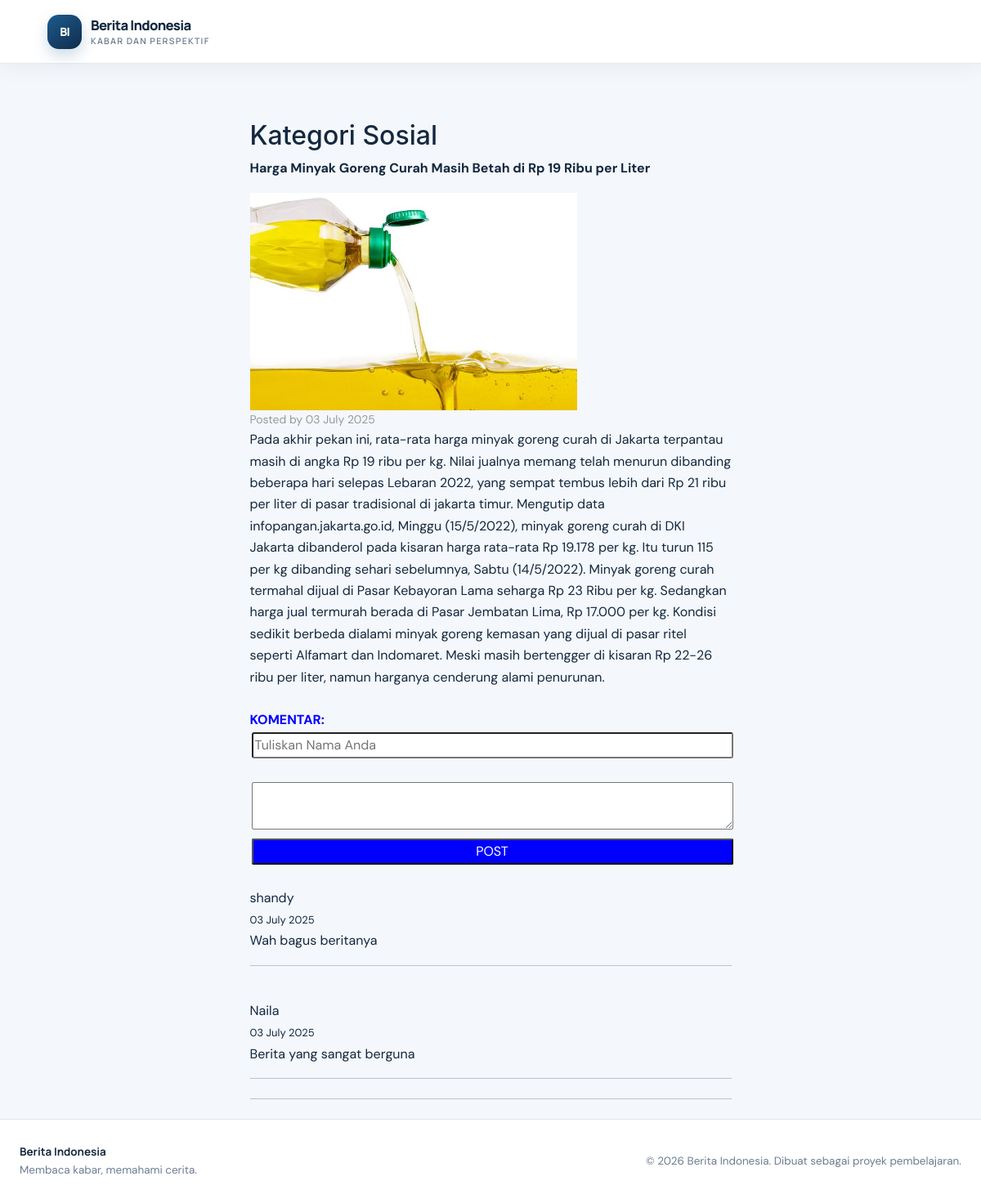
The page /komentar.php?id_berita=6 on the database its author committed.
### tables this page shows
CREATE TABLE `berita` (
  `id_berita` int(10) NOT NULL,
  `kode_kategori` varchar(255) NOT NULL,
  `judul_berita` varchar(255) NOT NULL,
  `isi_berita` text NOT NULL,
  `tanggal_berita` varchar(255) NOT NULL,
  `gambar_berita` varchar(255) NOT NULL
);

CREATE TABLE `kategori` (
  `id_kategori` int(10) NOT NULL,
  `nama_kategori` varchar(255) NOT NULL,
  `tanggal_kategori` varchar(255) NOT NULL
);

CREATE TABLE `komentar` (
  `id_k` int(10) NOT NULL,
  `isi_k` text NOT NULL,
  `tanggal_k` varchar(255) NOT NULL,
  `kode_berita` varchar(255) NOT NULL,
  `nama_k` varchar(255) NOT NULL
);

### komentar.php (the view, shortened to what this page needs)
<!DOCTYPE html>
<?php
    include "controllers/connect.php";
?>
<html lang="en">
    <head>
        <?php
            include "link.php";
        ?>
    </head>
    <body>
        <?php
        include "header.php";
        ?>
        <div class="container px-4 px-lg-5">
            <div class="row gx-4 gx-lg-5 justify-content-center">
                <div class="col-md-10 col-lg-8 col-xl-7">
                    <?php
                    $konten=mysqli_query($db,"select*from berita where id_berita='$_GET[id_berita]'");
                    while($k=mysqli_fetch_array($konten)){
                    ?>
                    <div class="post-preview">
                            <br />
                            <br />
                            <h2>
                                Kategori
                                <?php
                                    $kategori=mysqli_query($db,"select*from kategori where id_kategori='$k[kode_kategori]'");
                                    $kat=mysqli_fetch_array($kategori);
                                    echo $kat['nama_kategori'];
                                ?>
                            </h2>
                            <p class="post-title"><b><?= $k['judul_berita'];?></b></p>
                            <img width="400px" src="images/<?= $k['gambar_berita'];?>">
                            <div style="font-size:14px; color:#999;">
                            Posted by
                            <?= $k['tanggal_berita'];?>
                            </div>
                            <?= $k['isi_berita'];?>
                    </div>
                    <?php
                    }
                    ?>
                    <br />
                    <font color="#00F">
                    <b>KOMENTAR:</b><br />
                    </font>
                    <form action="detail_berita.php?id_berita=<?= $_GET['id_berita'];?>" method="POST">
                        <input type="text" placeholder="Tuliskan Nama Anda" name="nama_k" style="margin:1px 2px 1px 2px; border-radius:3px; width:100%;" /><br />
                        <input type="hidden" placeholder="Tuliskan Nama Anda" name="kode_berita" value="<?= $_GET['id_berita'];?>" style="margin:1px 2px 1px 2px; border-radius:3px; width:100%;" /><br />
                        <textarea name="isi_k" style="margin:1px 2px 1px 2px; border-radius:2px; width:100%;"></textarea>
                        <input type="submit" value="POST" name="tbh" style="margin:1px 2px 1px 2px; background-color:#00F; color:#FFF; border-radius:2px; width:100%;" />
                    </form>
                    <?php
                        $komentar=mysqli_query($db,"select*from komentar where kode_berita='$_GET[id_berita]'");
                        while($kom=mysqli_fetch_array($komentar)){
                    ?>
                    <br />
                    <?= $kom['nama_k'];?><br />
                    <font size="2px"><?= $kom['tanggal_k'];?></font><br />
                    <?= $kom['isi_k'];?>
                    <hr />
                    <?php
                    }
                    ?>
                    <hr class="my-4" />
                    </div>
            </div>
        </div>
        <?php
            include "footer.php";
        ?>
    </body>
</html>

### css/news-modern.css (style rules this page uses)
:root { --news-ink: #14283f; --news-ink-soft: #314761; --news-muted: #6b7c90; --news-navy: #102c4b; --news-blue: #1d5b8f; --news-blue-light: #e9f3fb; --news-gold: #f1b84b; --news-paper: #f4f7fb; --news-white: #ffffff; --news-line: #e1e8f0; --news-shadow: 0 18px 45px rgba(15, 43, 73, 0.09); --news-radius: 22px; }
html { scroll-behavior: smooth; scroll-padding-top: 92px; }
body { padding-top: 78px; margin: 0; color: var(--news-ink); background: var(--news-paper); font-family: "DM Sans", "Segoe UI", Arial, sans-serif; font-size: 16px; line-height: 1.65; -webkit-font-smoothing: antialiased; }
img { max-width: 100%; }

### rows shown on the page
berita: kode_kategori.nama_kategori "Sosial", judul_berita "Harga Minyak Goreng Curah Masih Betah di Rp 19 Ribu per Liter", gambar_berita (picture), tanggal_berita "03 July 2025", isi_berita "Pada akhir pekan ini, rata-rata harga minyak goreng curah di Jakarta terpantau masih di angka Rp 19 ribu per kg. Nilai jualnya memang telah menurun dibanding beberapa hari selepas Lebaran 2022, yang sempat tembus lebih dari Rp 21 ribu per liter di pasar tradisional di jakarta timur. Mengutip data infopangan.jakarta.go.id, Minggu (15/5/2022), minyak goreng curah di DKI Jakarta dibanderol pada kisaran harga rata-rata Rp 19.178 per kg. Itu turun 115 per kg dibanding sehari sebelumnya, Sabtu (14/5/2022). Minyak goreng curah termahal dijual di Pasar Kebayoran Lama seharga Rp 23 Ribu per kg. Sedangkan harga jual termurah berada di Pasar Jembatan Lima, Rp 17.000 per kg. Kondisi sedikit berbeda…"
komentar: nama_k "shandy", tanggal_k "03 July 2025", isi_k "Wah bagus beritanya"
komentar: nama_k "Naila", tanggal_k "03 July 2025", isi_k "Berita yang sangat berguna"
